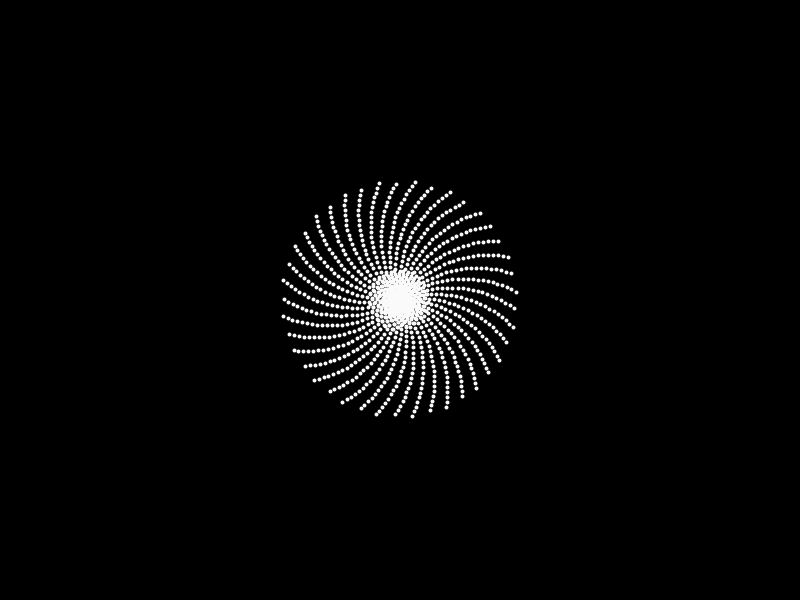
Frame 1 (no input)
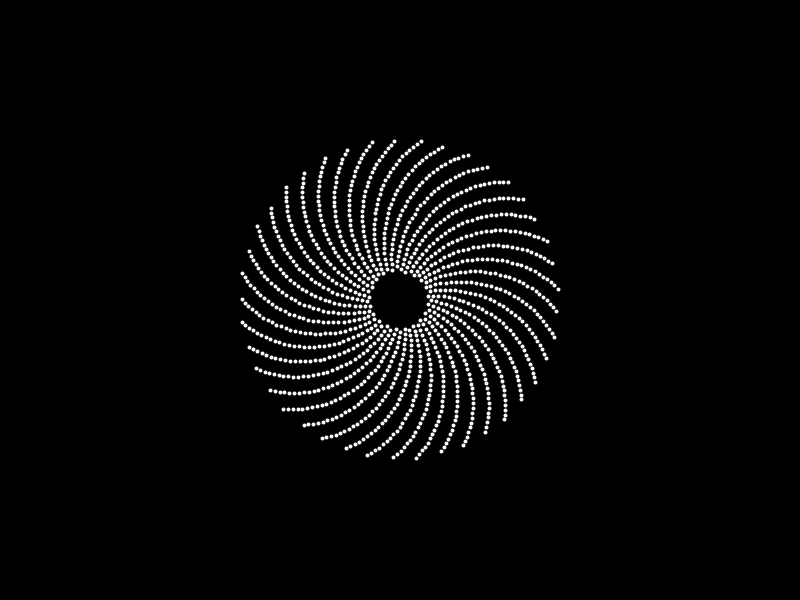
Frame 60 (the mouse pressed at the canvas centre just before this capture)
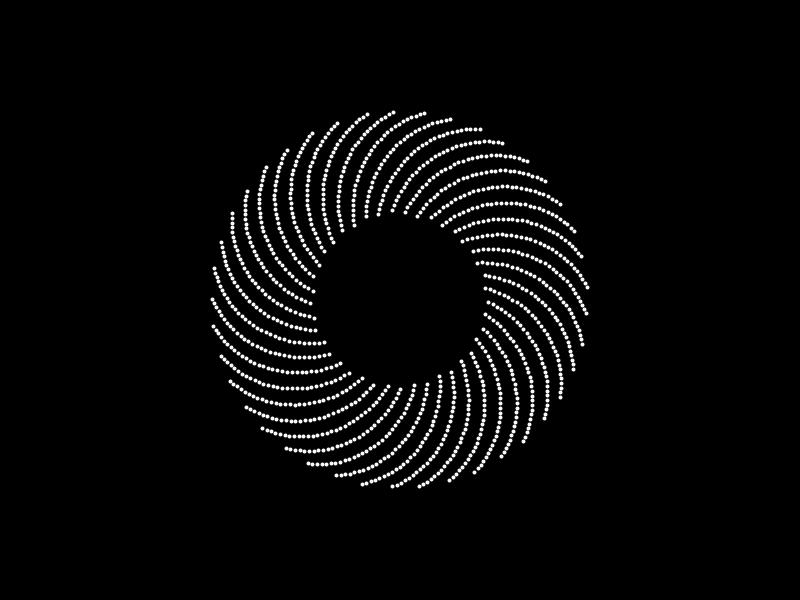
Frame 120 (the mouse held since frame 60 and released just before this capture)

The Processing sketch that drew these frames (run headless with seeded random() and noise(); from frame 60 on, the mouse is pressed at the canvas centre):

// Processing sketch: vortex
// ── vortex.pde
float xx,yy, x , y ,phi ,t,T,i;
void setup(){
  size(800,600);
  background( 0);
}int x1,y1,x2,y2=0;
void draw(){
  T=7;
  background(0 );
translate(200,300);
int start =5,finish=400;
i+=0.005;
println(i);stroke(250,250,250);
strokeWeight(4 );
color col =color(250,0,0);
x=50;
y=-50;


xx=350;
yy=100;
//ellipse(x,y,10,10);

//ellipse(xx,yy,10,10);
//point(

x1=-100;x2=400;y1=0;y2=0;
int dx = x2 - x1;
int dy = y2 - y1;
for (float x = x1;x< x2;x+=0.4) {
 y = y1 + dy * (x - x1) / dx;
point(200+200*cos(2*PI*radians( x)*7)*sin(TWO_PI * x / 4000+i),y+200*sin(2*PI*radians( x)*7)*sin(TWO_PI * x / 4000+i));

   
    //point(200*cos(2*PI*radians( x)%45),y+200*sin(2*PI*radians( x)%45));
  // point(x,-50+y);
//point(x,-10+( 20 * cos(TWO_PI * x / 200+i))* sin(TWO_PI * x / 400+i)+y );

}



}
